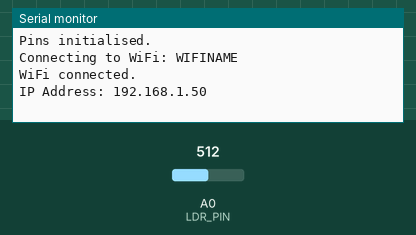
Bench run of a sketch on a simulated Arduino Nano 33 IoT. On the bench: the last lines printed to the serial monitor. Inputs (shaded band) come from the test bench; at power-on: A0 (LDR_PIN) = 512. WiFi joins after 1.5 s; servers stay silent unless stated; web services answer with replies made up by the test bench.

Above: at 2.7 s.
2.8 s: A0 (LDR_PIN) set to 610
At 8.3 s:
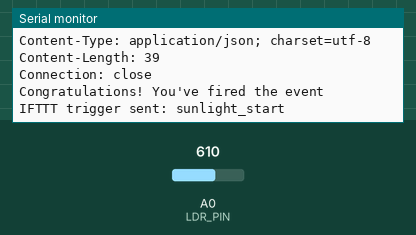
9.7 s: A0 (LDR_PIN) set to 590
At 13.3 s:
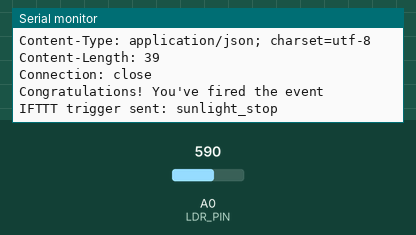

The sketch:

3.1P.ino
```cpp
/*
 * Task 3.1P - Create Trigger/Notification based on Sensor Data
 * SIT210 - Embedded Systems Development
 *
 * Description:
 *   Reads light level from a Keyestudio LDR module on pin A0.
 *   When sunlight is detected (LDR value above threshold), sends
 *   an IFTTT webhook trigger to notify the user that sunlight has
 *   started hitting the terrarium.
 *   When sunlight stops, sends a second IFTTT trigger to notify
 *   the user that sunlight exposure has ended.
 *
 * Hardware:
 *   - Arduino Nano 33 IoT
 *   - Keyestudio LDR Module (Signal -> A0, VCC -> 3.3V, GND -> GND)
 *
 * Libraries Required:
 *   - WiFiNINA
 *
 * Pin Assignments:
 *   - A0: LDR Signal
 */

#include <WiFiNINA.h>

// WiFi Credentials
const char* WIFI_SSID     = "WIFINAME";
const char* WIFI_PASSWORD = "WIFIPASSWORD";

// IFTTT Configuration
const char* IFTTT_KEY         = "GETYOUROWN";
const char* IFTTT_EVENT_ON    = "sunlight_start";   // Event name for sunlight detected
const char* IFTTT_EVENT_OFF   = "sunlight_stop";    // Event name for sunlight stopped
const char* IFTTT_HOST        = "maker.ifttt.com";

// Sensor Configuration
const int   LDR_PIN           = A0;
const int   LIGHT_THRESHOLD   = 600;  // Values above this = sunlight detected
                                      // Adjust based on the environment

// Timing
const unsigned long CHECK_INTERVAL = 5000;  // Check every 5 seconds (ms)

// State Tracking
bool sunlightActive   = false;  // Current sunlight state
unsigned long lastCheckTime = 0;

void setup() {
  Serial.begin(9600);
  while (!Serial);

  setupPins();
  setupWiFi();
}

void loop() {
  unsigned long currentTime = millis();

  if (currentTime - lastCheckTime >= CHECK_INTERVAL) {
    lastCheckTime = currentTime;

    int lightLevel = readLightLevel();
    Serial.print("Light Level: ");
    Serial.println(lightLevel);

    bool sunlightDetected = isSunlight(lightLevel);

    if (sunlightDetected && !sunlightActive) {
      // Sunlight just started
      sunlightActive = true;
      Serial.println("Sunlight DETECTED - sending IFTTT trigger...");
      sendIFTTTTrigger(IFTTT_EVENT_ON, lightLevel);

    } else if (!sunlightDetected && sunlightActive) {
      // Sunlight just stopped
      sunlightActive = false;
      Serial.println("Sunlight STOPPED - sending IFTTT trigger...");
      sendIFTTTTrigger(IFTTT_EVENT_OFF, lightLevel);
    }
  }
}

// Sets up pin modes
void setupPins() {
  pinMode(LDR_PIN, INPUT);
  Serial.println("Pins initialised.");
}

// Connects to WiFi network
void setupWiFi() {
  Serial.print("Connecting to WiFi: ");
  Serial.println(WIFI_SSID);

  WiFi.begin(WIFI_SSID, WIFI_PASSWORD);

  while (WiFi.status() != WL_CONNECTED) {
    delay(500);
    Serial.print(".");
  }

  Serial.println();
  Serial.println("WiFi connected.");
  Serial.print("IP Address: ");
  Serial.println(WiFi.localIP());
}

// Reads and returns the current LDR sensor value (0-1023)
int readLightLevel() {
  return analogRead(LDR_PIN);
}

// Returns true if the light level indicates sunlight
bool isSunlight(int lightLevel) {
  return lightLevel > LIGHT_THRESHOLD;
}

// Sends an IFTTT Webhook trigger for the given event name.
// Passes the current light level as value1.
void sendIFTTTTrigger(const char* eventName, int lightLevel) {
  WiFiSSLClient client;

  Serial.print("Connecting to IFTTT... ");

  if (!client.connect(IFTTT_HOST, 443)) {
    Serial.println("Connection failed.");
    return;
  }

  // Build JSON payload with light level as value1
  String payload = "{\"value1\":\"" + String(lightLevel) + "\"}";

  // Build the HTTP POST request
  String url = "/trigger/" + String(eventName) + "/with/key/" + String(IFTTT_KEY);

  client.println("POST " + url + " HTTP/1.1");
  client.println("Host: " + String(IFTTT_HOST));
  client.println("Content-Type: application/json");
  client.println("Content-Length: " + String(payload.length()));
  client.println("Connection: close");
  client.println();
  client.println(payload);

  // Wait for and print the response
  delay(1000);
  while (client.available()) {
    String line = client.readStringUntil('\n');
    Serial.println(line);
  }

  client.stop();
  Serial.println("IFTTT trigger sent: " + String(eventName));
}
```

Measured:
- after the input at 2.8 s, the serial monitor: prints a new line after 2.2 s (image 1)
- after the input at 9.7 s, the serial monitor: prints a new line after 0.30 s (image 2)
